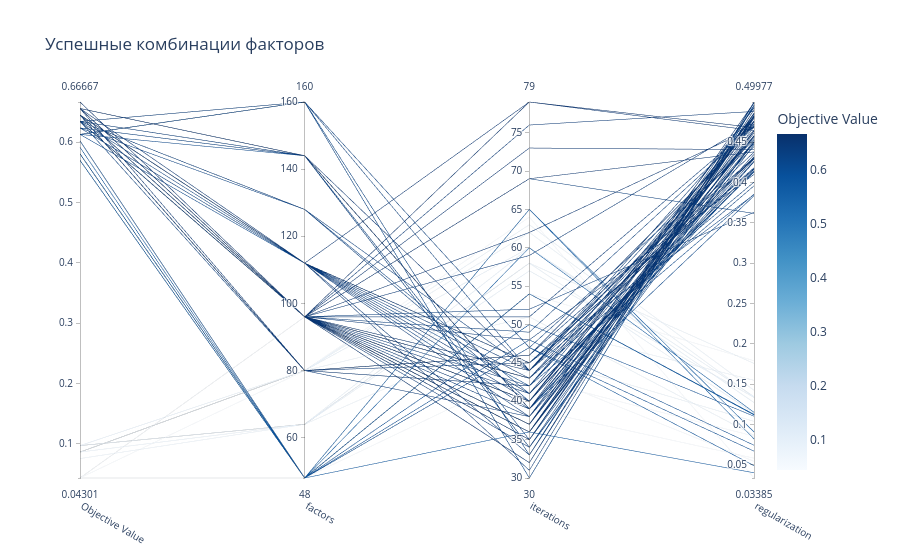

Write notebook code for a chart like this one.
### Code cell
vis.plot_parallel_coordinate(study).update_layout(title='Успешные комбинации факторов').show()
